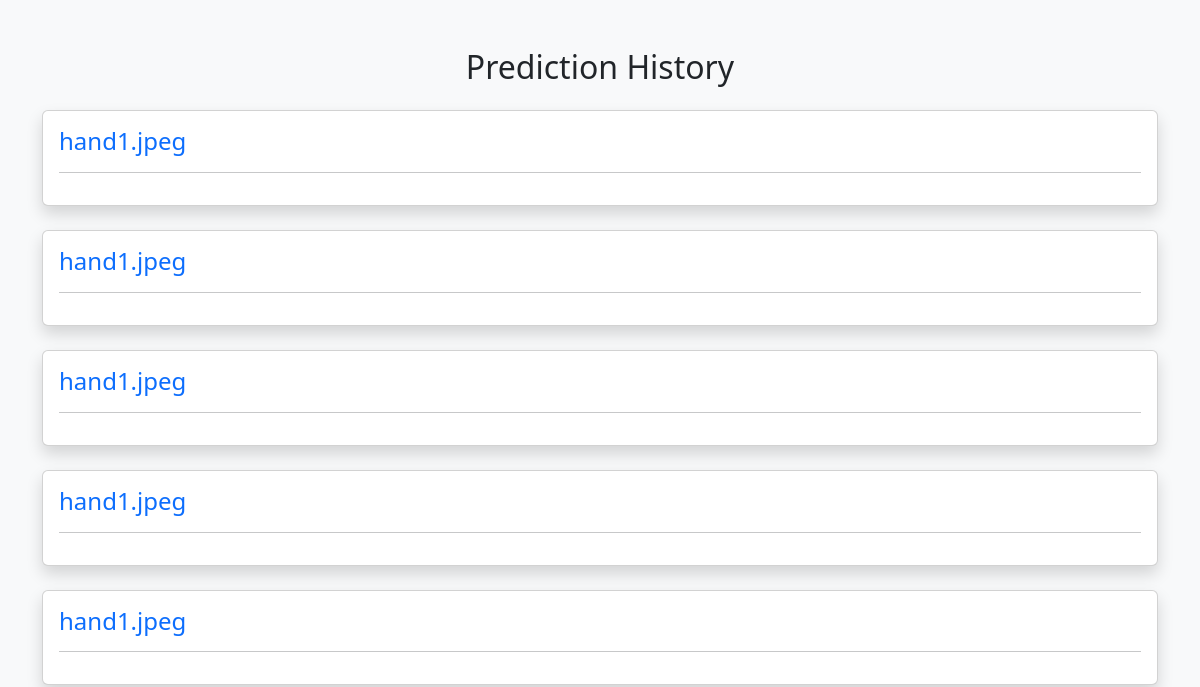
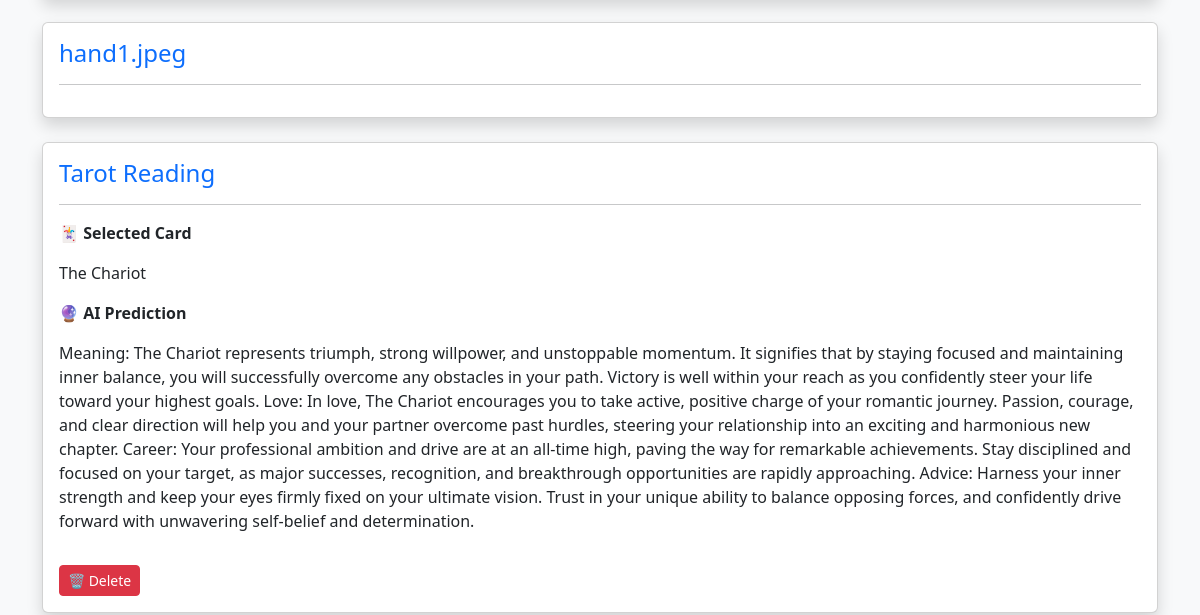
The app's page /history (signed in, upper part), older data (2 pictures, top to bottom).
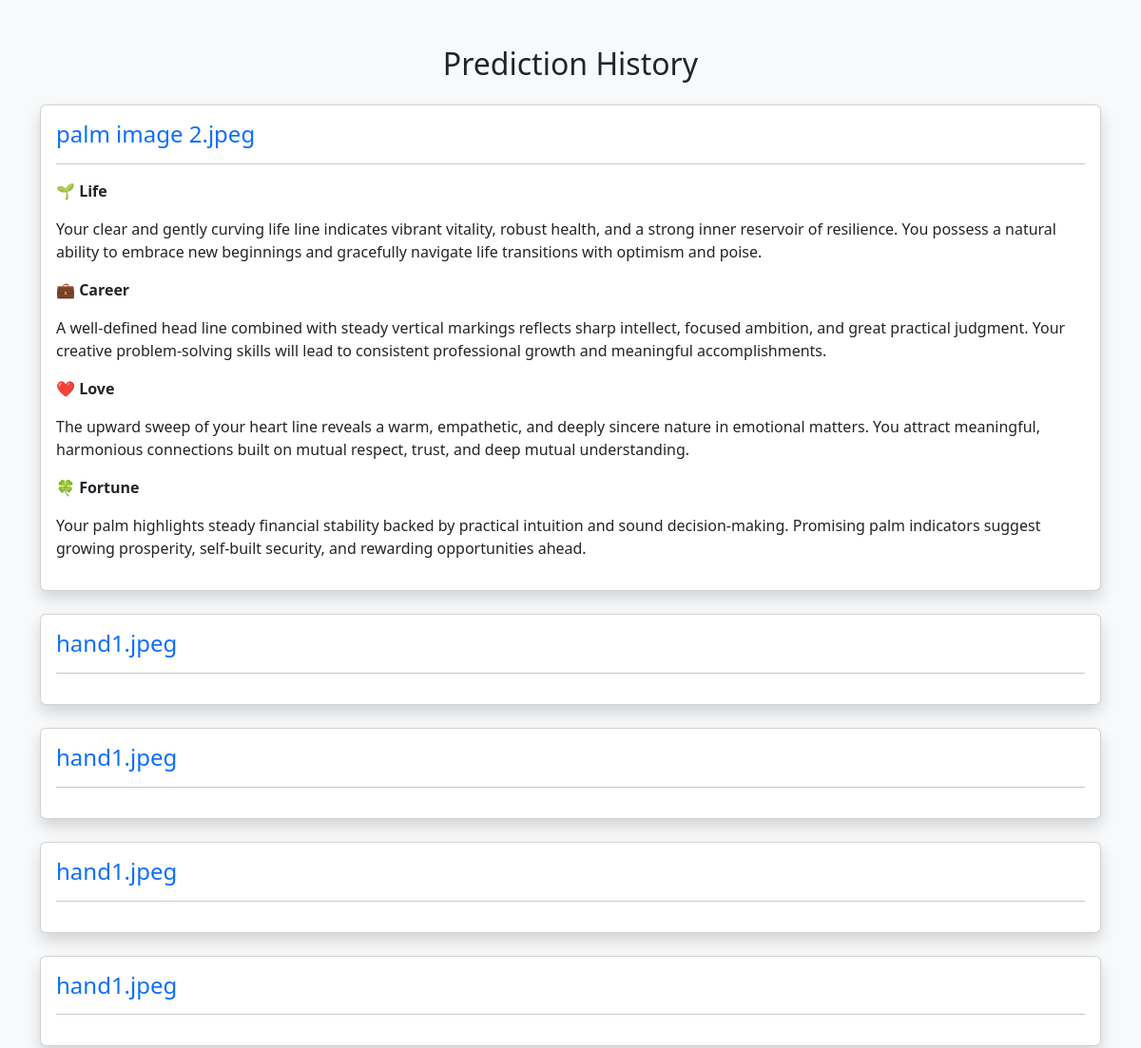
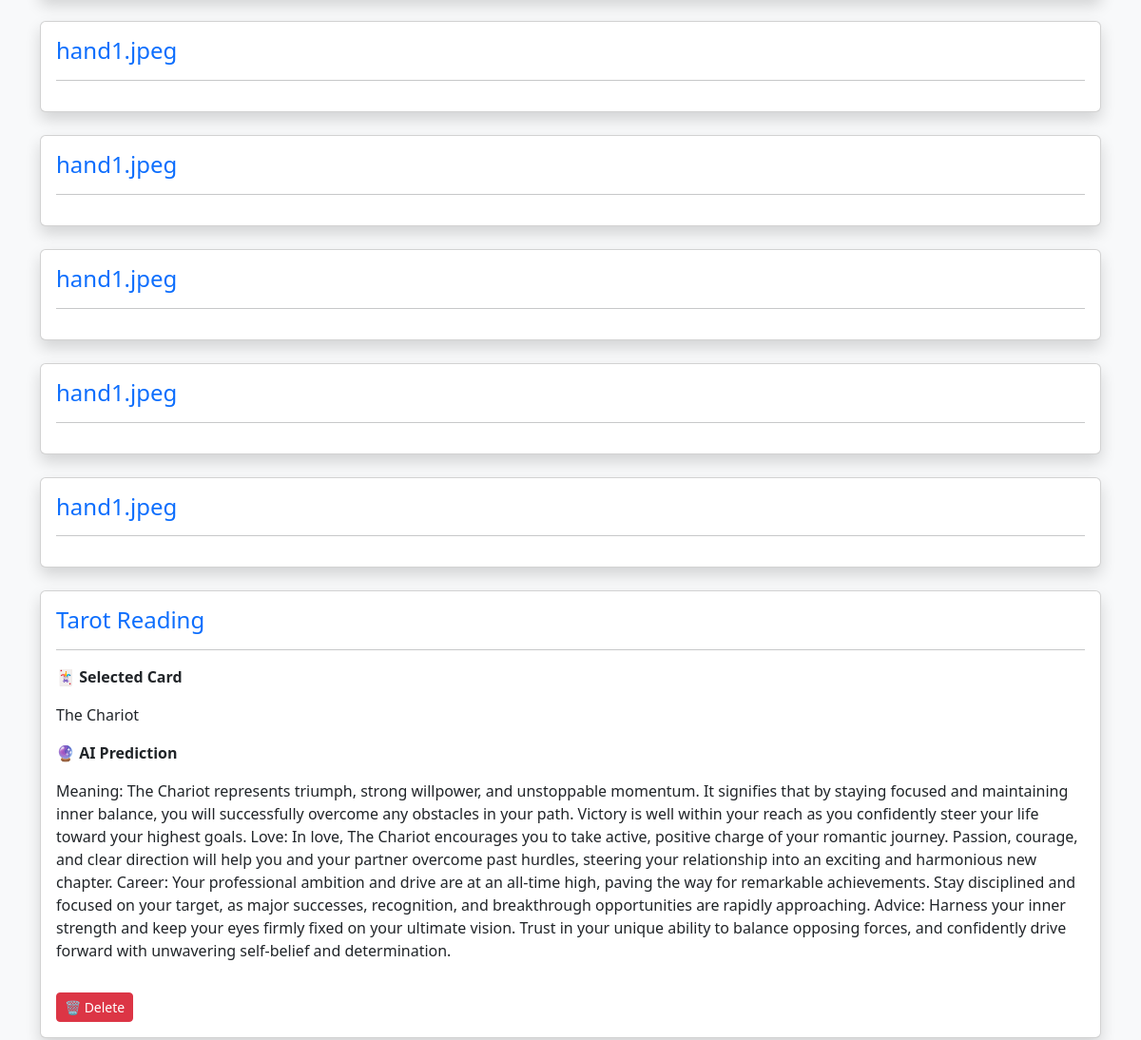
The same page, newer data (2 pictures, top to bottom).
### models.py (models this page shows)
class Prediction(db.Model):
    id = db.Column(db.Integer, primary_key=True)
    user_email = db.Column(db.String(100))
    image_name = db.Column(db.String(200))
    life = db.Column(db.Text)
    career = db.Column(db.Text)
    love = db.Column(db.Text)
    fortune = db.Column(db.Text)
    created_at = db.Column(db.DateTime)
    prediction_type = db.Column(db.String(20))
    input_data = db.Column(db.String(200))
    result = db.Column(db.Text)

### routes.py (the view)
@app.route("/history")
def history():
    if "user_email" not in session:
        return redirect(url_for("login"))
    predictions = Prediction.query.filter_by(
        user_email=session["user_email"]
    ).order_by(Prediction.id.desc()).all()
    return render_template(
        "history.html",
        predictions=predictions
    )

### templates/history.html (shortened to what this page needs)
<!DOCTYPE html>
<html>
<head>
    <link href="https://cdn.jsdelivr.net/npm/bootstrap@5.3.3/dist/css/bootstrap.min.css" rel="stylesheet">
</head>
<body class="bg-light">
<div class="container mt-5">
    <h2 class="text-center mb-4">Prediction History</h2>
    {% if predictions %}
        {% for p in predictions %}
        <div class="card shadow mb-4">
            <div class="card-body">
                <h4 class="text-primary">{{ p.image_name }}</h4>
                <hr>
                {% if p.prediction_type == "Palm" %}
                    <p><b>🌱 Life</b></p>
                    <p>{{ p.life }}</p>
                    <p><b>💼 Career</b></p>
                    <p>{{ p.career }}</p>
                    <p><b>❤️ Love</b></p>
                    <p>{{ p.love }}</p>
                    <p><b>🍀 Fortune</b></p>
                    <p>{{ p.fortune }}</p>
                {% elif p.prediction_type == "Tarot" %}
                    <p><b>🃏 Selected Card</b></p>
                    <p>{{ p.input_data }}</p>
                    <p><b>🔮 AI Prediction</b></p>
                    <p>{{ p.result }}</p>
                    <a href="/delete_history/{{ p.id }}"
                    class="btn btn-danger btn-sm mt-3"
                    onclick="return confirm('Are you sure you want to delete this prediction?')">
                     🗑 Delete
                    </a>
                {% endif %}
            </div>
        </div>
        {% endfor %}
    {% else %}
        <div class="alert alert-warning">
            No Prediction History Found.
        </div>
    {% endif %}
</div>
</body>
</html>

Row changes from the older to the newer data that the page shows:
added Prediction: image_name "palm image 2.jpeg", life "Your clear and gently curving life line indicates vibrant vitality, robust health, and a strong inner reservoir of resilience. You possess a natural ability to embrace new beginnings and gracefully navigate life transitions with optimism and poise.", career "A well-defined head line combined with steady vertical markings reflects sharp intellect, focused ambition, and great practical judgment. Your creative problem-solving skills will lead to consistent professional growth and meaningful accomplishments.", love "The upward sweep of your heart line reveals a warm, empathetic, and deeply sincere nature in emotional matters. You attract meaningful, harmonious connections built on mutual respect, trust, and deep mutual understanding.", fortune "Your palm highlights steady financial stability backed by practical intuition and sound decision-making. Promising palm indicators suggest growing prosperity, self-built security, and rewarding opportunities ahead."
added Prediction: image_name "hand1.jpeg"
added Prediction: image_name "hand1.jpeg"
added Prediction: image_name "hand1.jpeg"
